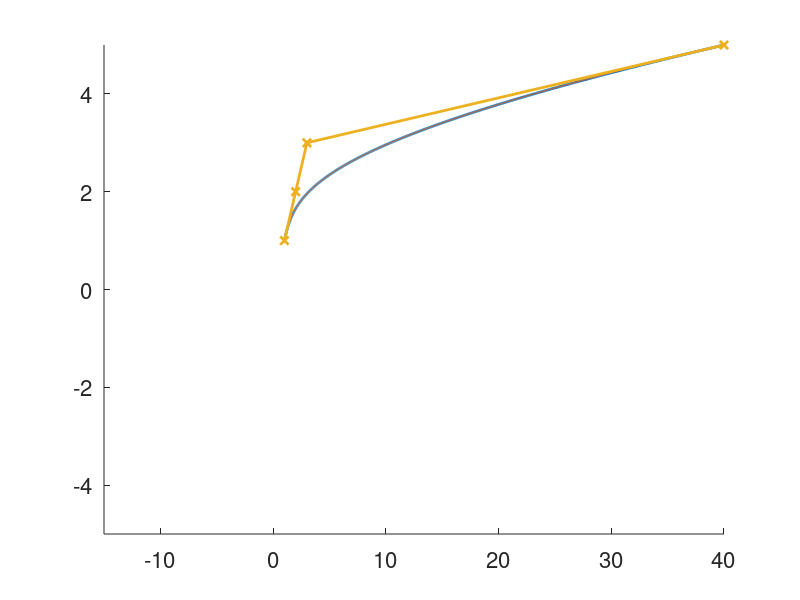

Write MATLAB code to recreate this figure.
% declaração do formato dos números e para limpar terminal
format long
clear; clc; close all

% ========================================================================================

P = [1 1; 2 2; 3 3; 40 5]; 
% P = [-8 -3 ;-8 -1;-1.1 -1;-1.65 -3.2]; 
N = 1000;
Np = size(P, 1);
u = linspace(0, 1, N);
B = zeros(N, Np);
for i = 1:Np
B(:,i) = nchoosek(Np-1,i-1).*u.^(i-1).*(1-u).^(Np-i); end
S = B*P;
x = S(:, 1);
y = S(:, 2);

hold
xlim([-15 40]) 
ylim([-5 5])
plot(x, y, 'LineWidth', 2); set(gca, 'FontSize', 16)
plot(x, y, P(:, 1), P(:, 2), 'x-', 'LineWidth', 2); set(gca, 'FontSize', 16)

hold off

% =========================================================================================


% function [] = mybez()
% %This function constructs a Bezier points using n input control points. 
% %
% % - Sagar Aiya (f2008149@bits-goa.ac.in)
% clear;
% clc;
% n = input('Enter the number of control points: '); 
% fprintf('\nNote: The order in which the points are inserted is crucial!\n\n');
% for i = 1:n
%     fprintf('Enter details for point(%d):\n',i);
    
%     P(1,i) = input('Enter the x coordinate: '); %x coordinate
%     P(2,i) = input('Enter the y coordinate: '); %y coordinate
%     P(3,i) = 0;                                 %all points in xy plane
    
%     fprintf('\n');
% end
% count = 1;
% div = 50; %number of segments of the curve (Increase this value to obtain a
%           %smoother curve
% for u = 0:(1/div):1
%     sum = [0 0 0]';
%     for i = 1:n
%         B = nchoosek(n,i-1)*(u^(i-1))*((1-u)^(n-i+1)); %B is the Bernstein polynomial value
%         sum = sum + B*P(:,i);
%     end
%     B = nchoosek(n,n)*(u^(n));
%     sum = sum + B*P(:,n);
%     A(:,count) = sum; %the matrix containing the points of curve as column vectors. 
%     count = count+1;  % count is the index of the points on the curve.
% end
% for j = 1:n %plots the points
%     plot(P(1,j),P(2,j),'*');
%     hold on;
% end
% p1 = P(:,1);
% %draws the characteristic polygon describing the bezier curve
% for l = 1:n-1
%     p2 = P(:,l+1)';
%     lineplot(p1,p2); %function the plots a line between two points.
%     p1 = p2;
% end
% %plotting the curve
% x = A(1,:);
% y = A(2,:);
% plot(x,y);
% axis equal;
% end
% %function definitions
% function [] = lineplot(A,B)
% x = [A(1) B(1)]; 
% y = [A(2) B(2)]; 
% plot(x,y,'--r'); %a dashed red  line 
% end 
